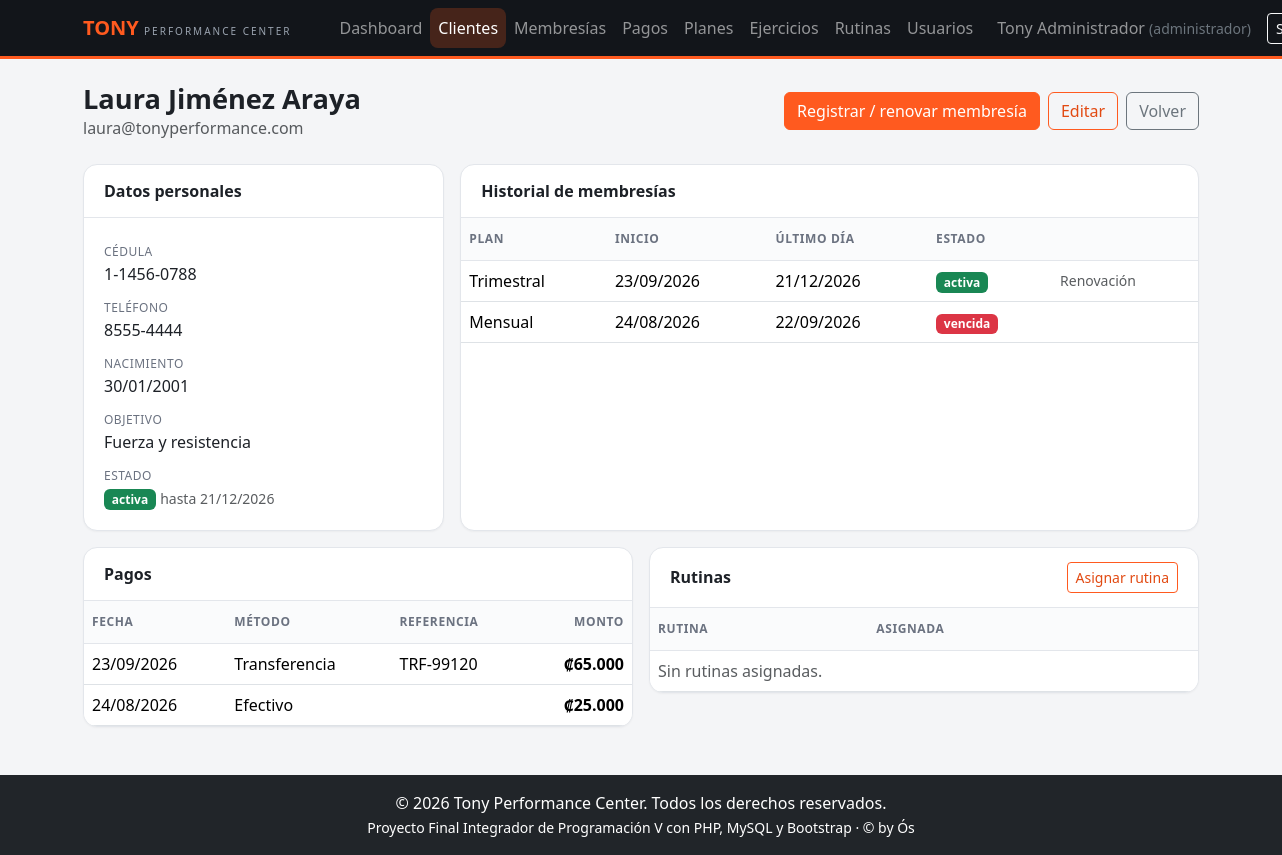
Page /admin/clientes/ver.php?id=4 (signed in) on the earlier database version.
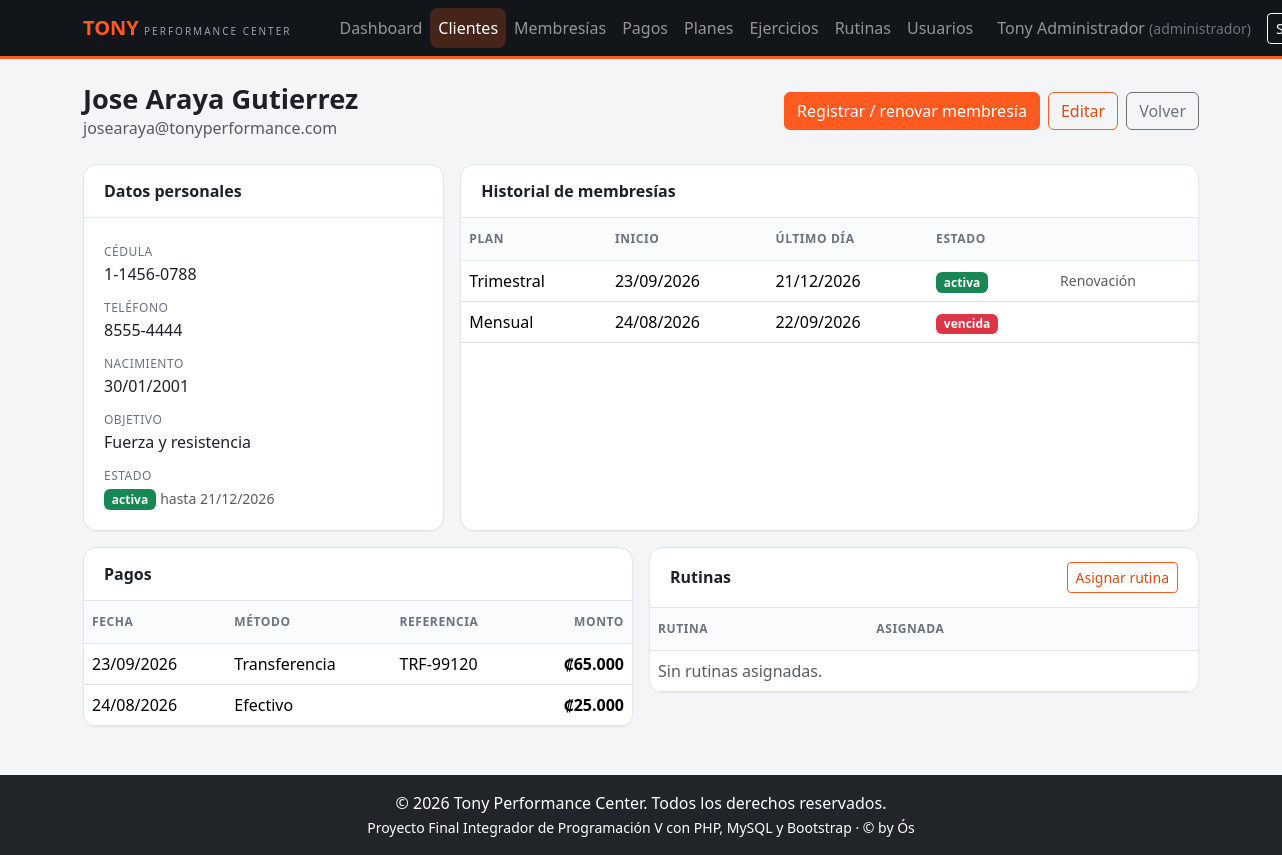
Same page on the later database version.
### tables this page shows
CREATE TABLE clientes (
    id               INT AUTO_INCREMENT PRIMARY KEY,
    usuario_id       INT NOT NULL UNIQUE,
    cedula           VARCHAR(20) NOT NULL UNIQUE,
    telefono         VARCHAR(20),
    fecha_nacimiento DATE,
    objetivo         VARCHAR(150),
    creado_en        TIMESTAMP NOT NULL DEFAULT CURRENT_TIMESTAMP,
    FOREIGN KEY (usuario_id) REFERENCES usuarios(id) ON DELETE CASCADE
);

CREATE TABLE usuarios (
    id            INT AUTO_INCREMENT PRIMARY KEY,
    nombre        VARCHAR(100) NOT NULL,
    email         VARCHAR(120) NOT NULL UNIQUE,
    password_hash VARCHAR(255) NOT NULL,           
    rol           VARCHAR(20)  NOT NULL,           
    creado_en     TIMESTAMP    NOT NULL DEFAULT CURRENT_TIMESTAMP
);

### includes/funciones.php (called while the page is built, shortened)
<?php
function fecha($fecha) {
    return date("d/m/Y", strtotime($fecha));
}

### admin/clientes/ver.php (the view, shortened to what the changed rows need)
<?php
$ruta = "../../";
require $ruta . "conexion.php";
require $ruta . "includes/funciones.php";
$id = isset($_GET["id"]) ? (int) $_GET["id"] : 0;
$stmt = $pdo->prepare("SELECT c.id, u.nombre, u.email, c.cedula, c.telefono, c.fecha_nacimiento, c.objetivo
                       FROM clientes c JOIN usuarios u ON u.id = c.usuario_id WHERE c.id = ?");
$stmt->execute([$id]);
$cliente = $stmt->fetch();
include $ruta . "includes/header.php";
?>
<div class="d-flex justify-content-between align-items-center flex-wrap gap-2 mb-4">
    <div>
        <h1 class="titulo-pagina"><?php echo htmlspecialchars($cliente["nombre"]); ?></h1>
        <p class="text-muted mb-0"><?php echo htmlspecialchars($cliente["email"]); ?></p>
    </div>
</div>
<div class="row g-3 mb-3">
    <div class="col-lg-4">
        <div class="tarjeta h-100">
            <div class="tarjeta-cuerpo">
                <div class="mb-2"><span class="etiqueta-dato">Cédula</span><div><?php echo htmlspecialchars($cliente["cedula"]); ?></div></div>
                <div class="mb-2"><span class="etiqueta-dato">Teléfono</span><div><?php echo htmlspecialchars($cliente["telefono"]); ?></div></div>
                <div class="mb-2"><span class="etiqueta-dato">Nacimiento</span><div><?php echo fecha($cliente["fecha_nacimiento"]); ?></div></div>
                <div class="mb-2"><span class="etiqueta-dato">Objetivo</span><div><?php echo htmlspecialchars($cliente["objetivo"]); ?></div></div>
            </div>
        </div>
    </div>
    <div class="col-lg-8">
        <div class="tarjeta h-100">
            <table class="table align-middle">
                <thead><tr><th>Plan</th><th>Inicio</th><th>Último día</th><th>Estado</th><th></th></tr></thead>
            </table>
        </div>
    </div>
</div>
<div class="row g-3">
    <div class="col-lg-6">
        <div class="tarjeta">
            <table class="table align-middle">
                <thead><tr><th>Fecha</th><th>Método</th><th>Referencia</th><th class="text-end">Monto</th></tr></thead>
            </table>
        </div>
    </div>
    <div class="col-lg-6">
        <div class="tarjeta">
            <table class="table align-middle">
                <thead><tr><th>Rutina</th><th>Asignada</th><th></th></tr></thead>
            </table>
        </div>
    </div>
</div>
<?php include $ruta . "includes/footer.php"; ?>

Differences in the rows shown:
changed through a linked row, clientes "Fuerza y resistencia": usuario.nombre "Laura Jiménez Araya" → "Jose Araya Gutierrez"; usuario.email "laura@tonyperformance.com" → "josearaya@tonyperformance.com"
